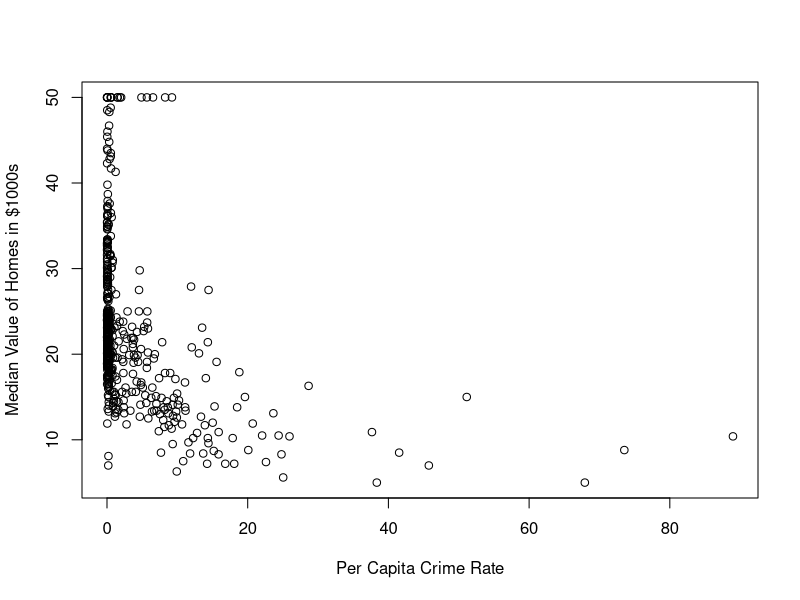
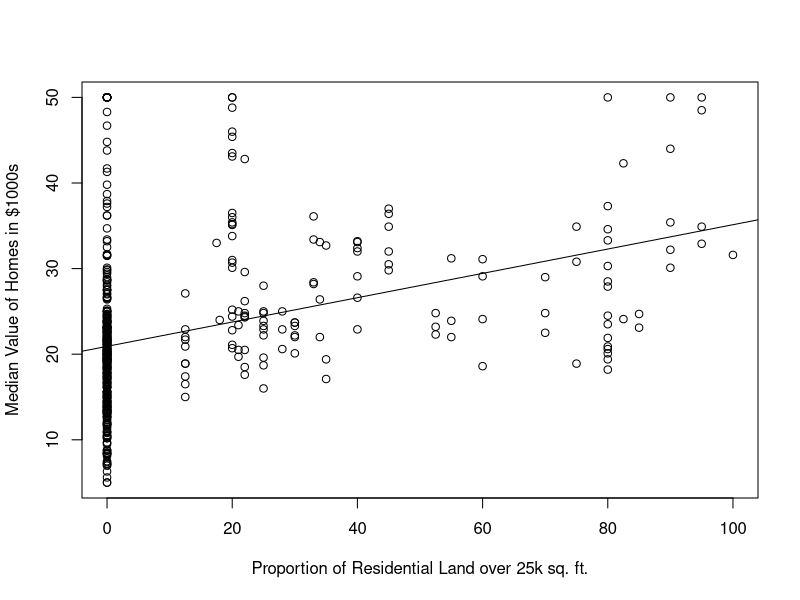
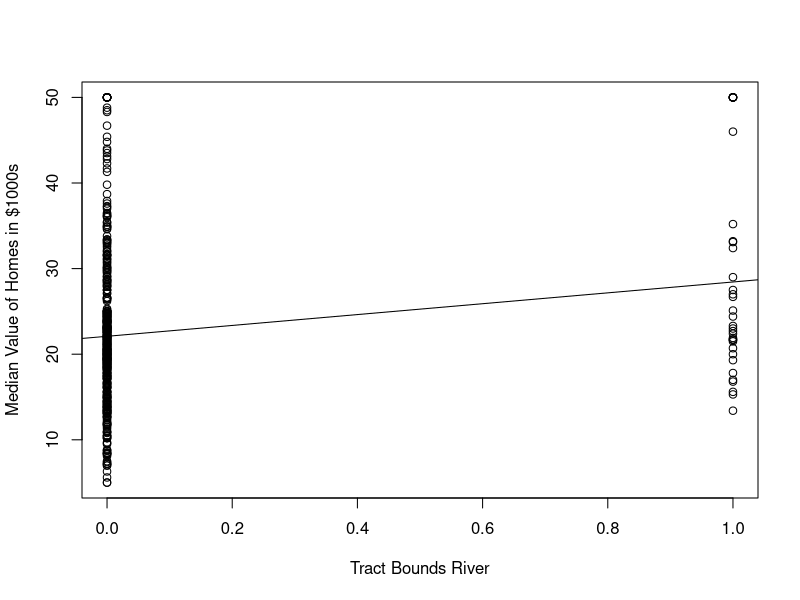
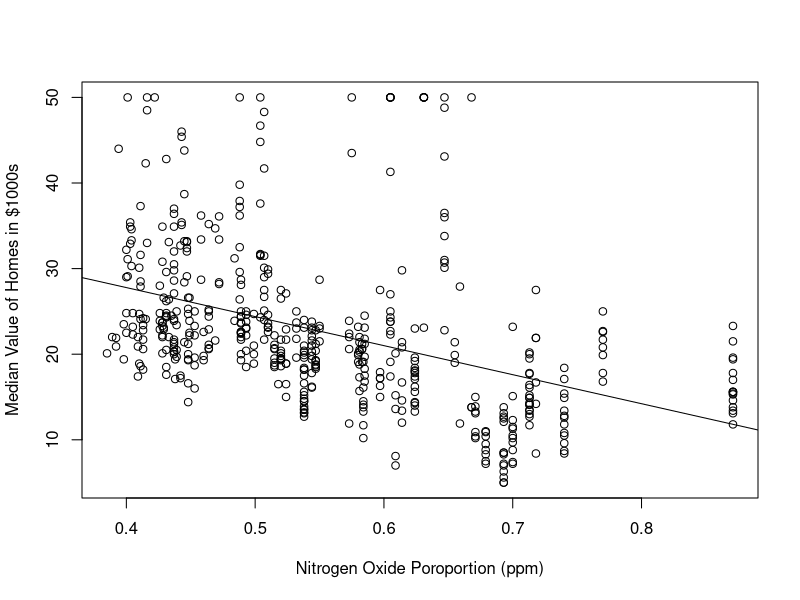
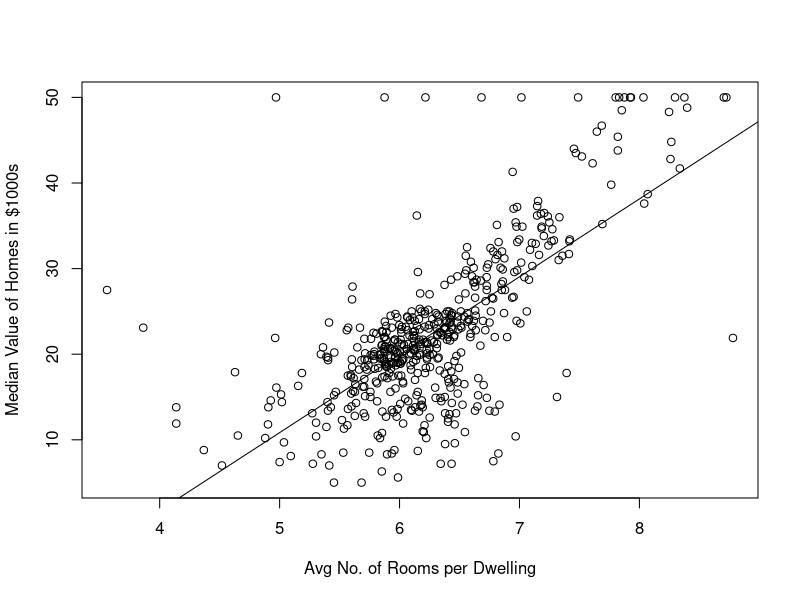
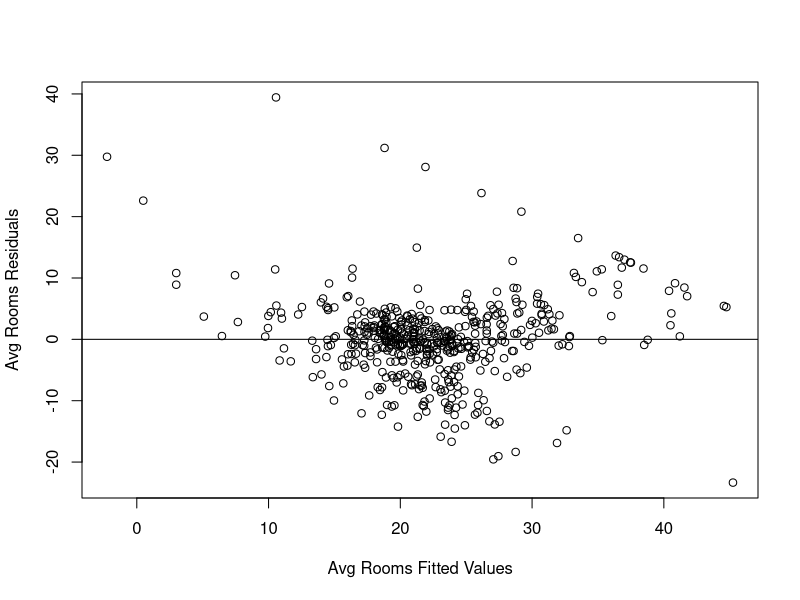
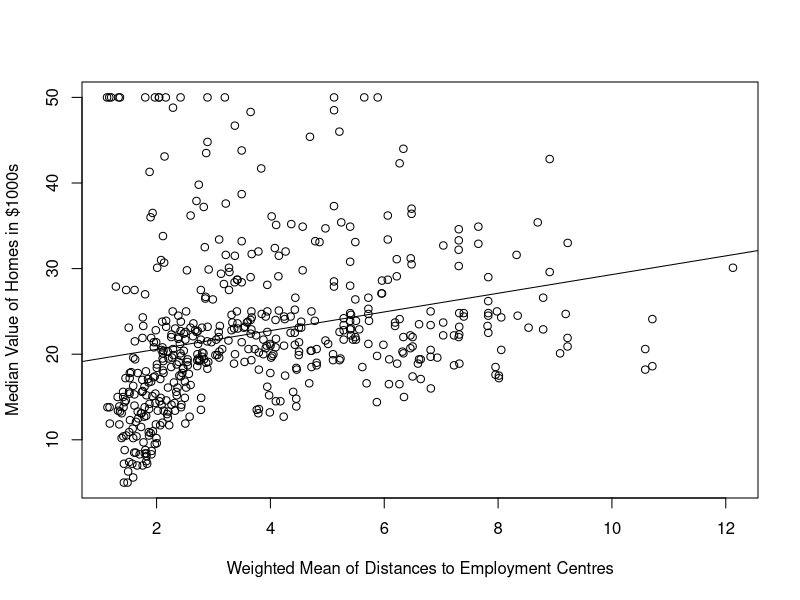
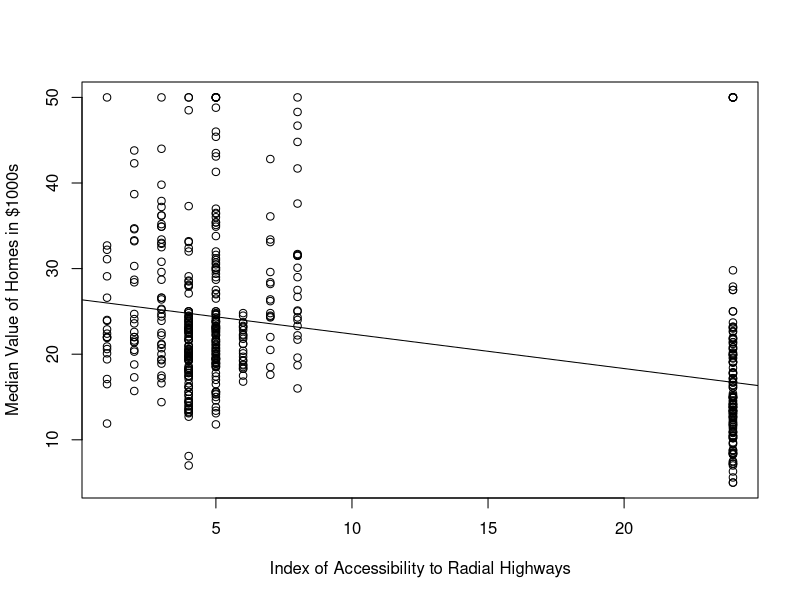

These figures' R source, in order:
## ---- chunk 1
# Load standard libraries
library(tidyverse)
library(MASS) # Modern applied statistics functions
## ---- chunk 2
#1

BostonData <- MASS::Boston

# Change column names
colnames(BostonData) <- c("Crime_Rate", "Zoned_Land", "Indus", "Tract_Bound", "NOX", 
"Avg_Rooms", "Owner_Occupied", "Distance", "Rad", 
"Tax", "PTRatio", "Blacks", "Lower_Status", "Median_Value")
## ---- chunk 3
#2
fit = lm(log(Median_Value) ~ ., data = BostonData)
summary(fit)

## ---- chunk 4
#3
#Crime Rate Vs Median Value
fit_crim <- lm(Median_Value ~ Crime_Rate, data = BostonData)
summary(fit_crim)
plot(BostonData$Crime_Rate, BostonData$Median_Value, 
xlab = "Per Capita Crime Rate", ylab = "Median Value of Homes in $1000s")
## ---- chunk 5
#Zoned_Land vs Median_Value
fit_zn <- lm(Median_Value ~ Zoned_Land, data = BostonData)
summary(fit_zn)
plot(BostonData$Zoned_Land, BostonData$Median_Value, 
xlab = "Proportion of Residential Land over 25k sq. ft.", ylab = "Median Value of Homes in $1000s")
abline(fit_zn)
## ---- chunk 6
#Tract_Bound vs Median_Value
fit_tract <- lm(Median_Value ~ Tract_Bound, data = BostonData)
summary(fit_tract)
plot(BostonData$Tract_Bound, BostonData$Median_Value, 
xlab = "Tract Bounds River", ylab = "Median Value of Homes in $1000s")
abline(fit_tract)
## ---- chunk 7
#NOX vs Median_Value
fit_nox <- lm(Median_Value ~ NOX, data = BostonData)
summary(fit_nox)
plot(BostonData$NOX, BostonData$Median_Value, 
xlab = "Nitrogen Oxide Poroportion (ppm)", ylab = "Median Value of Homes in $1000s")
abline(fit_nox)
## ---- chunk 8
#Avg Rooms vs Median_Value
fit_rooms <- lm(Median_Value ~ Avg_Rooms, data = BostonData)
summary(fit_rooms)
plot(BostonData$Avg_Rooms, BostonData$Median_Value, 
xlab = "Avg No. of Rooms per Dwelling", ylab = "Median Value of Homes in $1000s")
abline(fit_rooms)
## ---- chunk 9
residual_rooms = lm(fit_rooms$residuals~ fit_rooms$fitted.values)
plot(fit_rooms$fitted.values, fit_rooms$residuals, 
xlab = "Avg Rooms Fitted Values", ylab = "Avg Rooms Residuals")
abline(residual_rooms)
## ---- chunk 10
#Distance vs Median_Value
fit_distance <- lm(Median_Value ~ Distance, data = BostonData)
summary(fit_distance)
plot(BostonData$Distance, BostonData$Median_Value, 
xlab = "Weighted Mean of Distances to Employment Centres", ylab = "Median Value of Homes in $1000s")
abline(fit_distance)
## ---- chunk 11
#Rad vs Median_Value
fit_rad <- lm(Median_Value ~ Rad, data = BostonData)
summary(fit_rad)
plot(BostonData$Rad, BostonData$Median_Value, 
xlab = "Index of Accessibility to Radial Highways", ylab = "Median Value of Homes in $1000s")
abline(fit_rad)
## ---- chunk 12
#Tax vs Median_Value
fit_tax <- lm(Median_Value ~ Tax, data = BostonData)
summary(fit_tax)
plot(BostonData$Tax, BostonData$Median_Value, 
xlab = "Property Tax Rate per $10k", ylab = "Median Value of Homes in $1000s")
abline(fit_tax)
## ---- chunk 13
#PTRatio vs Median_Value
fit_ptr <- lm(Median_Value ~ PTRatio, data = BostonData)
summary(fit_ptr)
plot(BostonData$PTRatio, BostonData$Median_Value, 
xlab = "Pupil Teacher Ratio", ylab = "Median Value of Homes in $1000s")
abline(fit_ptr)
## ---- chunk 14
#Blacks vs Median_Value
fit_blacks <- lm(Median_Value ~ Blacks, data = BostonData)
summary(fit_blacks)
plot(BostonData$Blacks, BostonData$Median_Value, 
xlab = "Proportion of Blacks", ylab = "Median Value of Homes in $1000s")
abline(fit_blacks)
## ---- chunk 15
#Lower_Status vs Median_Value
fit_status <- lm(Median_Value ~ Lower_Status, data = BostonData)
summary(fit_status)
plot(BostonData$Lower_Status, BostonData$Median_Value, 
xlab = "Lower Status of the Population (%)", ylab = "Median Value of Homes in $1000s")
abline(fit_status)
## ---- chunk 16
residual_lower_status = lm(fit_status$residuals~ fit_status$fitted.values)
plot(fit_status$fitted.values, fit_status$residuals, 
xlab = "Lower Status Fitted Values", ylab = "Lower Status Residuals")
abline(residual_lower_status)
## ---- chunk 17
#4
fit_multiple <- lm(formula = Median_Value ~ Crime_Rate + Zoned_Land + Tract_Bound + NOX + 
Avg_Rooms + Distance + Rad + Tax + PTRatio + Blacks + 
Lower_Status, data = BostonData)

summary(fit_multiple)


## ---- chunk 18
#5
Predictors = c("Crime_Rate", "Zoned_Land", "Tract_Bound" ,"NOX", "Avg_Rooms", "Distance", 
"Rad", "Tax", "PTRatio", "Blacks", "Lower_Status")
univariate_coeffs = c(fit_crim$coefficients[2], fit_zn$coefficients[2], 
fit_tract$coefficients[2], fit_nox$coefficients[2],
fit_rooms$coefficients[2], fit_distance$coefficients[2],
fit_rad$coefficients[2], fit_tax$coefficients[2],
fit_ptr$coefficients[2], fit_blacks$coefficients[2],
fit_status$coefficients[2])

multiple_coeffs = c(fit_multiple$coefficients[2],fit_multiple$coefficients[3],
fit_multiple$coefficients[4],fit_multiple$coefficients[5],
fit_multiple$coefficients[6],fit_multiple$coefficients[7],
fit_multiple$coefficients[8],fit_multiple$coefficients[9],
fit_multiple$coefficients[10], fit_multiple$coefficients[11],
fit_multiple$coefficients[12])

df = data.frame(Predictors, univariate_coeffs, multiple_coeffs)

ggplot(data = df, aes(x = univariate_coeffs, y = multiple_coeffs, color = Predictors)) +
geom_point() +
labs(x = "Univariate Coefficients", y = "Multiple Regression Coefficients")
## ---- chunk 19
#6

lm.out = lm(Median_Value ~ Crime_Rate + I(Crime_Rate^2) + I(Crime_Rate^3), data=BostonData)

summary(lm.out)

#Median_Value = 0.2519 - 1.136 * Crime_Rate + 0.02378 * Crime_Rate^2 - .0001489 * Crime_Rate^3
## ---- chunk 20
lm.out = lm(Median_Value ~ Zoned_Land + I(Zoned_Land^2) + I(Zoned_Land^3), data=BostonData)

summary(lm.out)

# Median_Value = 20.45 + 0.64 * Zoned_Land - 0.0167 * Zoned_Land^2 + 0.000125 * Zoned_Land^3
## ---- chunk 21
lm.out = lm(Median_Value ~ NOX + I(NOX^2) + I(NOX^3), data=BostonData)

summary(lm.out)
## ---- chunk 22
lm.out = lm(Median_Value ~ Avg_Rooms + I(Avg_Rooms^2) + I(Avg_Rooms^3), data=BostonData)

summary(lm.out)

# Median_Value = 241.31 - 109.39 * Avg_Rooms + 16.49 * Avg_Rooms^2 - 0.74 * Avg_Rooms^3
## ---- chunk 23
lm.out = lm(Median_Value ~ Distance + I(Distance^2) + I(Distance^3), data=BostonData)

summary(lm.out)

# Median_Value = 7.038 + 8.59 * Distance - 1.25 * Distance^2 + 0.056 * Distance^3
## ---- chunk 24
lm.out = lm(Median_Value ~ Rad + I(Rad^2) + I(Rad^3), data=BostonData)

summary(lm.out)

# Median_Value = 30.25 - 3.8 * Rad + 0.61 * Rad^2 - 0.02 * Rad^3
## ---- chunk 25
lm.out = lm(Median_Value ~ Tax + I(Tax^2) + I(Tax^3), data=BostonData)

summary(lm.out)
## ---- chunk 26
lm.out = lm(Median_Value ~ PTRatio + I(PTRatio^2) + I(PTRatio^3), data=BostonData)

summary(lm.out)
## ---- chunk 27
lm.out = lm(Median_Value ~ Blacks + I(Blacks^2) + I(Blacks^3), data=BostonData)

summary(lm.out)
# Median_Value = 0.126 - 0.01703 * Blacks + 0.0002036 * Blacks^2 - 2.22e-07 * Blacks^3
## ---- chunk 28
lm.out = lm(Median_Value ~ Lower_Status + I(Lower_Status^2) + I(Lower_Status^3), data=BostonData)

summary(lm.out)
# Median_Value = 48.65 - 3.86 * Lower_Status + 0.15 * Lower_Status^2 - 0.002 * Lower_Status^3
## ---- chunk 29
#7
#Backward Selection
stepwise_model <- step(lm(Median_Value ~ Crime_Rate + Zoned_Land + Tract_Bound + NOX + Avg_Rooms + 
Distance + Tax + Rad + PTRatio + Blacks + Lower_Status, 
data = BostonData), direction = "backward")

summary(stepwise_model)
## ---- chunk 30
plot(stepwise_model$fitted.values, stepwise_model$residuals, 
xlab = "Stepwise Model Fitted Values", ylab = "Stepwise Model Residuals")
